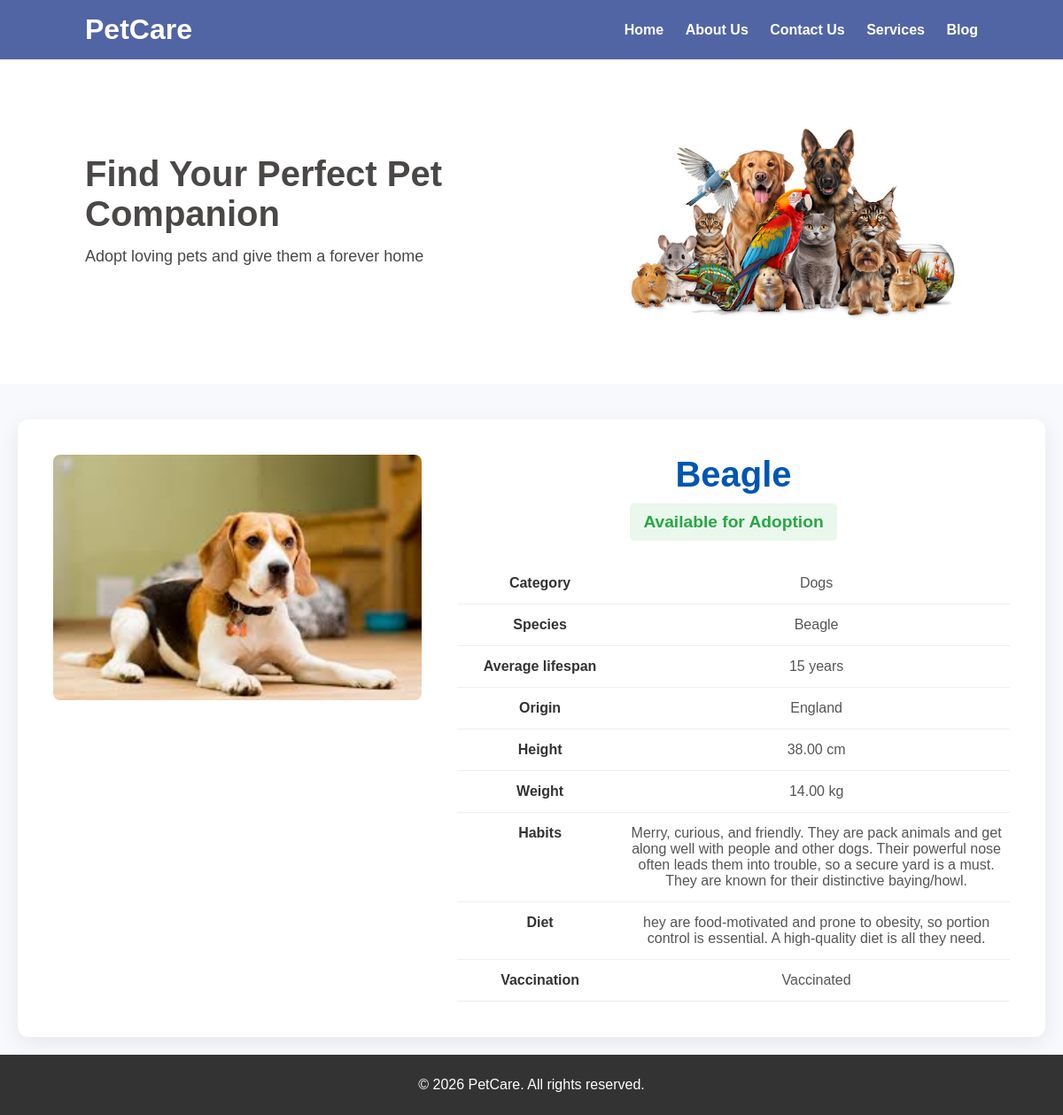
/pet/11/, run on the app's committed database.
### petapp/models.py (models this page shows, shortened)
class Pet(models.Model):
    name = models.CharField(max_length=100)
    image = models.ImageField(upload_to='pet_images/', help_text="Image of the pet")
    is_available = models.BooleanField(default=True, help_text="Is this pet available for adoption?")
    category = models.ForeignKey(Category, on_delete=models.CASCADE, related_name="pets")
    species = models.CharField(max_length=100, help_text="e.g., Golden Retriever, Siamese")
    average_lifespan = models.PositiveIntegerField(help_text="Age in years")
    origin = models.CharField(max_length=100, blank=True)
    height = models.DecimalField(max_digits=5, decimal_places=2, help_text="Height in cm", blank=True, null=True)
    weight = models.DecimalField(max_digits=5, decimal_places=2, help_text="Weight in kg", blank=True, null=True)
    habitual_status = models.TextField(blank=True, help_text="Describe the pet's habits")
    foods = models.TextField(blank=True, help_text="Describe the pet's diet")
    vaccination = models.TextField(blank=True, help_text="Vaccination status and history")

class Category(models.Model):
    name = models.CharField(max_length=100, unique=True)
    image = models.ImageField(upload_to='category_images/', help_text="Image for the category card")
    description = models.TextField(help_text="A short article about this category.")
    class Meta:
        verbose_name_plural = "Categories" # Fixes the admin panel's pluralization

### petapp/views.py (the view)
# urls.py: path('pet/<int:pet_id>/', views.pet_detail_view, name='pet_detail'),
def pet_detail_view(request, pet_id):
    pet = get_object_or_404(Pet, id=pet_id)
    context = {
        'pet': pet,
    }
    return render(request, 'pet_detail.html', context)

### petapp/templates/pet_detail.html (shortened to what this page needs)
{% extends "base.html" %}
{% load static %}
{% block content %}
<div class="container">
    <div class="pet-detail-layout">
        <div class="pet-detail-image">
            <img src="{{ pet.image.url }}" alt="Photo of {{ pet.name }}">
        </div>
        <div class="pet-detail-info">
            <h1>{{ pet.name }}</h1>
            {% if pet.is_available %}
                <p class="availability available">Available for Adoption</p>
            {% else %}
                <p class="availability unavailable">Already Adopted</p>
            {% endif %}
            <table class="pet-detail-table">
                <tr>
                    <td>Category</td>
                    <td>{{ pet.category.name }}</td>
                </tr>
                <tr>
                    <td>Species</td>
                    <td>{{ pet.species }}</td>
                </tr>
                <tr>
                    <td>Average lifespan</td>
                    <td>{{ pet.average_lifespan }} years</td>
                </tr>
                <tr>
                    <td>Origin</td>
                    <td>{{ pet.origin|default:"N/A" }}</td>
                </tr>
                <tr>
                    <td>Height</td>
                    <td>{{ pet.height|default:"N/A" }} cm</td>
                </tr>
                <tr>
                    <td>Weight</td>
                    <td>{{ pet.weight|default:"N/A" }} kg</td>
                </tr>
                <tr>
                    <td>Habits</td>
                    <td>{{ pet.habitual_status|linebreaksbr|default:"N/A" }}</td>
                </tr>
                <tr>
                    <td>Diet</td>
                    <td>{{ pet.foods|linebreaksbr|default:"N/A" }}</td>
                </tr>
                <tr>
                    <td>Vaccination</td>
                    <td>{{ pet.vaccination|linebreaksbr|default:"N/A" }}</td>
                </tr>
            </table>
        </div>
    </div>
</div>
{% endblock %}

### static/css/style.css (style rules this page uses)
* { margin: 0; padding: 0; box-sizing: border-box; font-family: Arial, Helvetica, sans-serif; }
body { background-color: #f7f9fc; color: #4a4747; }
.container { text-align: center; max-width: 1200px; margin: 20px auto; padding: 0 20px; }
.container { max-width: 1200px; margin: 20px auto; padding: 0 20px; }
.pet-detail-layout { display: grid; grid-template-columns: 1fr 1.5fr; gap: 40px; background-color: #fff; padding: 40px; border-radius: 12px; box-shadow: 0 6px 25px rgba(0, 0, 0, 0.08); margin-top: 40px; }
.pet-detail-image img { width: 100%; height: auto; border-radius: 8px; object-fit: cover; }
.pet-detail-info h1 { margin-top: 0; font-size: 2.5em; color: #0056b3; }
.pet-detail-info .availability { font-size: 1.2em; font-weight: bold; padding: 10px 15px; border-radius: 5px; display: inline-block; margin-top: 10px; margin-bottom: 25px; }
.pet-detail-info .available { color: #28a745; background-color: #e9f7ec; }
.pet-detail-table { width: 100%; border-collapse: collapse; }
.pet-detail-table td { padding: 14px 0; border-bottom: 1px solid #eee; vertical-align: top; }
.pet-detail-table td:first-child { font-weight: bold; color: #333; width: 30%; }
.pet-detail-table td:last-child { color: #555; }

### data on the page
Pet: image (picture), name "Beagle", category.name "Dogs", species "Beagle", average_lifespan "15", origin "England", height "38.00", weight "14.00", habitual_status "Merry, curious, and friendly. They are pack animals and get along well with people and other dogs. Their powerful nose often leads them into trouble, so a secure yard is a must. They are known for their distinctive baying/howl.", foods "hey are food-motivated and prone to obesity, so portion control is essential. A high-quality diet is all they need.", vaccination "Vaccinated"
